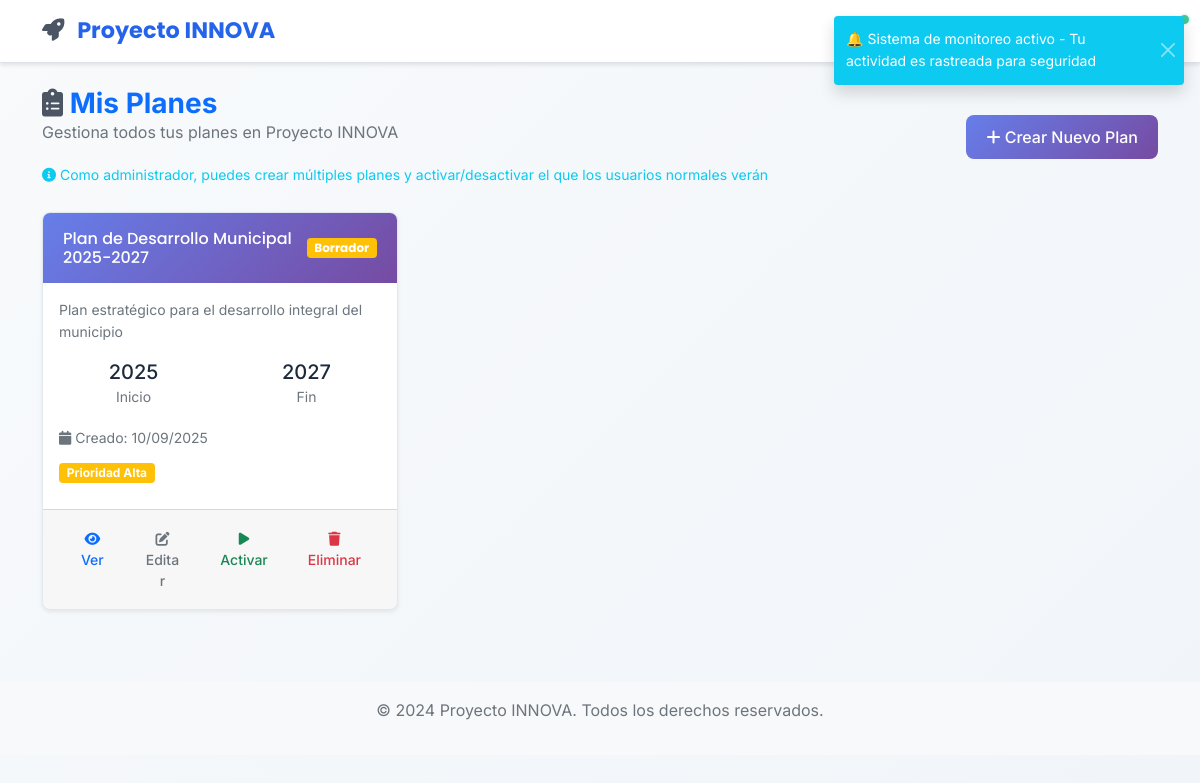
The app's page /planes/ (signed in), older data.
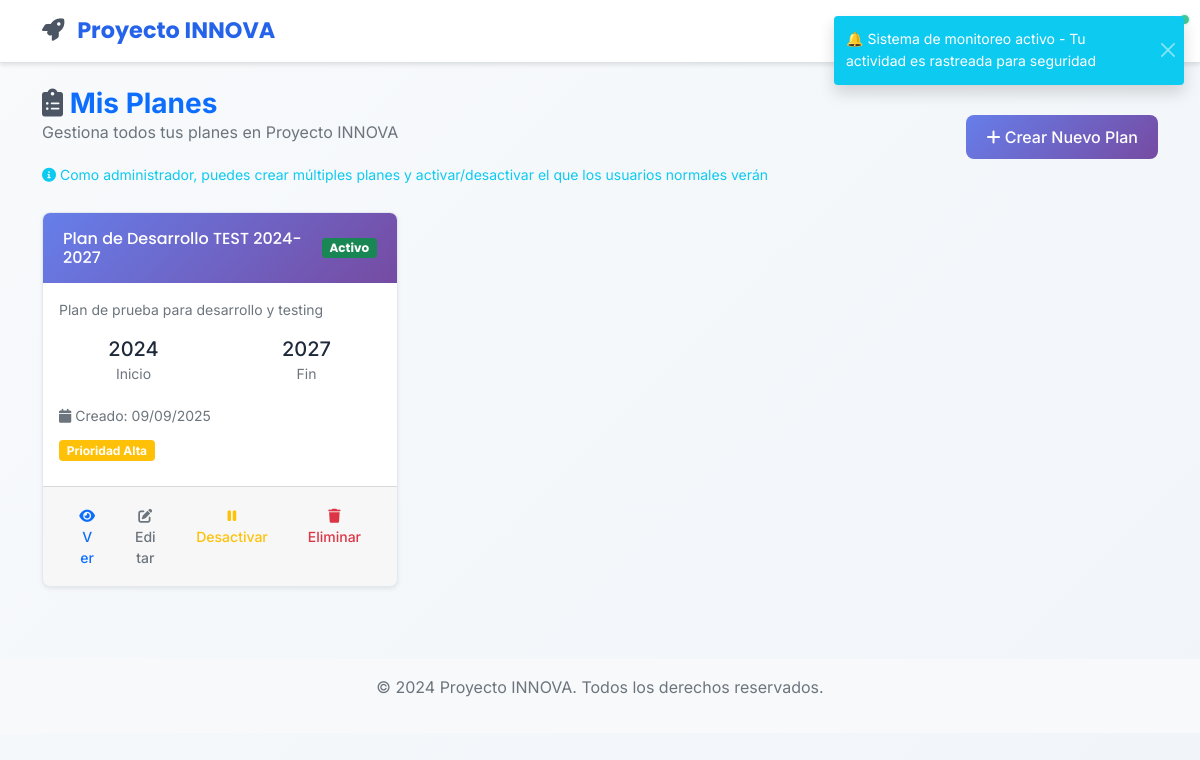
The same page, newer data.
### app/models/plan_desarrollo.py (models this page shows, shortened)
class PlanDesarrollo(db.Model):
    __tablename__ = 'planes_desarrollo'
    id = db.Column(db.Integer, primary_key=True)
    titulo = db.Column(db.String(200), nullable=False)
    descripcion = db.Column(db.Text)
    anio_inicio = db.Column(db.Integer, nullable=False)
    anio_fin = db.Column(db.Integer, nullable=False)
    estado = db.Column(db.String(20), default='borrador')  # borrador, activo, finalizado, cancelado
    municipio_id = db.Column(db.Integer, db.ForeignKey('users.id'), nullable=False)
    municipio = db.relationship('User', backref=db.backref('planes_desarrollo', lazy=True))
    created_at = db.Column(db.DateTime, default=datetime.utcnow)
    updated_at = db.Column(db.DateTime, default=datetime.utcnow, onupdate=datetime.utcnow)
    presupuesto_total = db.Column(db.Float, default=0.0)
    prioridad = db.Column(db.String(20), default='media')  # baja, media, alta, critica

### app/views/planes.py (the view)
@planes_bp.route('/')
@login_required
def index():
    puede_ver_global = current_user.is_admin() or current_user.is_editor()
    if not puede_ver_global:
        plan_activo = PlanDesarrollo.get_plan_activo_o_primero(current_user)
        planes = [plan_activo] if plan_activo else []
        mostrar_todos = False
    else:
        plan_activo_global = PlanDesarrollo.query.filter_by(estado='activo').first()
        if plan_activo_global:
            planes_municipio = PlanDesarrollo.query.filter_by(municipio=current_user).all()
            planes = [plan_activo_global] if plan_activo_global not in planes_municipio else []
            planes.extend(planes_municipio)
            mostrar_todos = True
        else:
            planes = PlanDesarrollo.query.filter_by(municipio=current_user).order_by(
                PlanDesarrollo.estado.desc(),  # Activos primero
                PlanDesarrollo.created_at.desc()  # Luego por fecha de creación
            ).all()
            mostrar_todos = True
    return render_template('planes/index.html', title='Mis Planes de Desarrollo',
                         planes=planes, mostrar_todos=mostrar_todos)

### app/models/user.py (called while the page is built)
    def is_admin(self):
        if self.active_roles:
            admin_names = ['admin', 'administrador']
            return any(ur.role.name.lower() in admin_names for ur in self.active_roles)
        return self.legacy_role == 'admin'

### app/templates/planes/index.html (shortened to what the changed rows need)
{% extends "base.html" %}
{% block content %}
<div class="row mb-4">
    <div class="col-12">
        <div class="d-flex justify-content-between align-items-center">
            <div>
                <h1 class="h3 mb-0 text-primary fw-bold">
                    <i class="fas fa-clipboard-list text-secondary"></i>
                    {% if mostrar_todos %}Mis Planes{% else %}Plan de Desarrollo{% endif %}
                </h1>
            </div>
        </div>
    </div>
</div>
{% if planes %}
<div class="row">
    {% for plan in planes %}
    <div class="col-md-6 col-lg-4 mb-4">
        <div class="card h-100 shadow-sm">
            <div class="card-header">
                <div class="d-flex justify-content-between align-items-center">
                    <h6 class="mb-0">{{ plan.titulo }}</h6>
                    <span class="badge bg-{{ 'success' if plan.estado == 'activo' else 'warning' }}">
                        {{ plan.estado.title() }}
                    </span>
                </div>
            </div>
            <div class="card-body">
                <p class="card-text text-muted small">
                    {{ plan.descripcion|truncate(100) if plan.descripcion else 'Sin descripción' }}
                </p>
                <div class="row text-center mb-3">
                    <div class="col-6">
                        <div class="h5 mb-0">{{ plan.anio_inicio }}</div>
                        <small class="text-muted">Inicio</small>
                    </div>
                    <div class="col-6">
                        <div class="h5 mb-0">{{ plan.anio_fin }}</div>
                        <small class="text-muted">Fin</small>
                    </div>
                </div>
                <div class="mb-2">
                    <small class="text-muted">
                        <i class="fas fa-calendar"></i>
                        Creado: {{ plan.created_at.strftime('%d/%m/%Y') }}
                    </small>
                </div>
                {% if plan.prioridad %}
                <div class="mb-2">
                    <span class="badge bg-{{ 'danger' if plan.prioridad == 'critica' else 'warning' if plan.prioridad == 'alta' else 'info' }}">
                        Prioridad {{ plan.prioridad.title() }}
                    </span>
                </div>
                {% endif %}
            </div>
            <div class="card-footer">
                <div class="btn-group w-100" role="group">
                    <a href="{{ url_for('planes.ver', plan_id=plan.id) }}" class="btn btn-outline-primary btn-sm">
                        <i class="fas fa-eye"></i> Ver
                    </a>
                    {% if mostrar_todos %}
                    <a href="{{ url_for('planes.editar', plan_id=plan.id) }}" class="btn btn-outline-secondary btn-sm">
                        <i class="fas fa-edit"></i> Editar
                    </a>
                    {% if plan.estado == 'activo' %}
                    <form method="POST" action="{{ url_for('planes.desactivar_plan', plan_id=plan.id) }}" style="display: inline;">
                        <button type="submit" class="btn btn-outline-warning btn-sm"
                                onclick="return confirm('¿Desactivar este plan? Los usuarios normales ya no lo verán.')">
                            <i class="fas fa-pause"></i> Desactivar
                        </button>
                    </form>
                    {% else %}
                    <form method="POST" action="{{ url_for('planes.activar_plan', plan_id=plan.id) }}" style="display: inline;">
                        <button type="submit" class="btn btn-outline-success btn-sm"
                                onclick="return confirm('¿Activar este plan? Se desactivarán automáticamente los demás planes.')">
                            <i class="fas fa-play"></i> Activar
                        </button>
                    </form>
                    {% endif %}
                    <form method="POST" action="{{ url_for('planes.eliminar', plan_id=plan.id) }}" style="display: inline;" id="form-eliminar-{{ plan.id }}">
                        <button type="submit" class="btn btn-outline-danger btn-sm"
                                onclick="return confirm('¿Estás seguro de que deseas eliminar el plan \"{{ plan.titulo }}\"? Esta acción no se puede deshacer.')">
                            <i class="fas fa-trash"></i> Eliminar
                        </button>
                    </form>
                    {% else %}
                    <span class="btn btn-outline-info btn-sm disabled">
                        <i class="fas fa-info-circle"></i> Plan Actual
                    </span>
                    {% endif %}
                </div>
            </div>
        </div>
    </div>
    {% endfor %}
</div>
{% endif %}
{% endblock %}

Row changes from the older to the newer data that the page shows:
changed PlanDesarrollo "Alta": titulo "Plan de Desarrollo Municipal 2025-2027" → "Plan de Desarrollo TEST 2024-2027"; estado "Borrador" → "Activo"; descripcion "Plan estratégico para el desarrollo integral del municipio" → "Plan de prueba para desarrollo y testing"; anio_inicio "2025" → "2024"; created_at "10/09/2025" → "09/09/2025"; estado "Activar" → "Desactivar"
